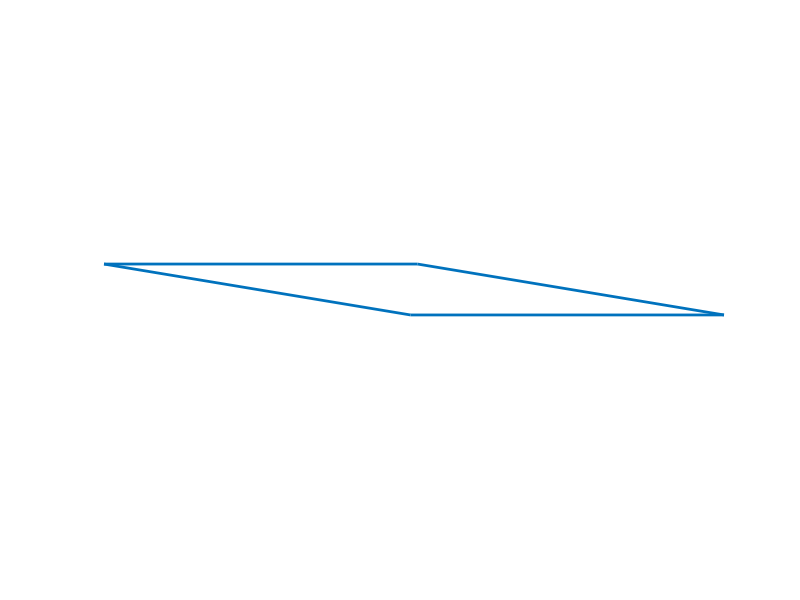

The MATLAB source for this figure:


chemical_formula = 'C_(12)H_(18)'

a = 9.010;
b = 8.926;

gamma = 170 + 34/60;

% Convert gamma to radians...
gamma *= pi/180.0;

gamma

% Convert to cartesian coords...
conversion = [ a b*cos(gamma)
               0 b*sin(gamma) ];
 
outline = [ 0 0 1 1 0
            1 0 0 1 1 ];
           
           
cc = conversion * outline;
 
x = cc(1,:);  # the first row of cc
y = cc(2,:);  # the second row of cc

x
y

cc

% Plot the unit cell...
plot( x, y, 'LineWidth', 2 ); 
axis equal
axis off
hold on           

disp( "from" ), disp( cc(2,1) )
disp( "to" ), disp( cc(2,2) )
%plot( cc(1,3)', cc(2,2)', '>', 'MarkerSize', 8, 'MarkerFaceColor', 'k');
hold on

disp( "from" ), disp( cc(1,1) )
disp( "to" ), disp( cc(1,2) )
%plot( cc(1,1)', cc(1,2)', '>', 'MarkerSize', 8, 'MarkerFaceColor', 'k');
